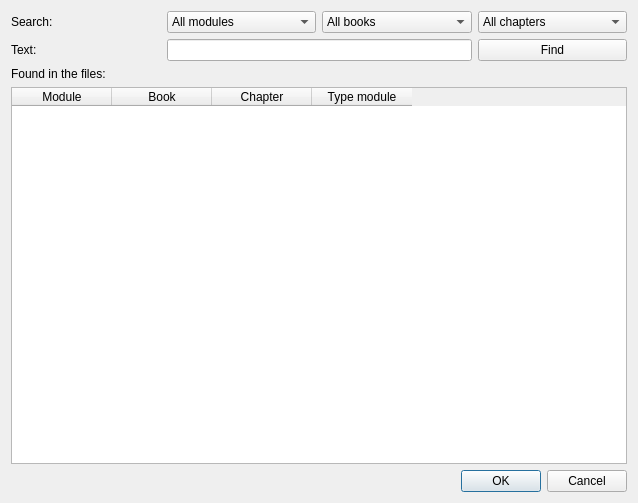
<?xml version="1.0" encoding="UTF-8"?>
<ui version="4.0">
 <class>FindDialog</class>
 <widget class="QDialog" name="FindDialog">
  <property name="geometry">
   <rect>
    <x>0</x>
    <y>0</y>
    <width>638</width>
    <height>503</height>
   </rect>
  </property>
  <property name="windowTitle">
   <string>Dialog</string>
  </property>
  <layout class="QGridLayout" name="gridLayout_2">
   <item row="0" column="0">
    <layout class="QGridLayout" name="gridLayout">
     <item row="0" column="2">
      <widget class="QComboBox" name="comBBook">
       <item>
        <property name="text">
         <string>All books</string>
        </property>
       </item>
      </widget>
     </item>
     <item row="1" column="0">
      <widget class="QLabel" name="label_2">
       <property name="text">
        <string>Text:</string>
       </property>
      </widget>
     </item>
     <item row="0" column="0">
      <widget class="QLabel" name="label">
       <property name="text">
        <string>Search:</string>
       </property>
      </widget>
     </item>
     <item row="1" column="3">
      <widget class="QPushButton" name="pBFind">
       <property name="text">
        <string>Find</string>
       </property>
      </widget>
     </item>
     <item row="2" column="0" colspan="3">
      <widget class="QLabel" name="label_4">
       <property name="text">
        <string>Found in the files:</string>
       </property>
      </widget>
     </item>
     <item row="0" column="3">
      <widget class="QComboBox" name="comBChapter">
       <item>
        <property name="text">
         <string>All chapters</string>
        </property>
       </item>
      </widget>
     </item>
     <item row="3" column="0" colspan="4">
      <widget class="QTableWidget" name="tableFiles">
       <property name="editTriggers">
        <set>QAbstractItemView::NoEditTriggers</set>
       </property>
       <property name="selectionBehavior">
        <enum>QAbstractItemView::SelectRows</enum>
       </property>
       <property name="columnCount">
        <number>4</number>
       </property>
       <column>
        <property name="text">
         <string>Module</string>
        </property>
       </column>
       <column>
        <property name="text">
         <string>Book</string>
        </property>
       </column>
       <column>
        <property name="text">
         <string>Chapter</string>
        </property>
       </column>
       <column>
        <property name="text">
         <string>Type module</string>
        </property>
       </column>
      </widget>
     </item>
     <item row="4" column="0" colspan="4">
      <widget class="QDialogButtonBox" name="buttonBox">
       <property name="orientation">
        <enum>Qt::Horizontal</enum>
       </property>
       <property name="standardButtons">
        <set>QDialogButtonBox::Cancel|QDialogButtonBox::Ok</set>
       </property>
      </widget>
     </item>
     <item row="2" column="3">
      <widget class="QLabel" name="LAFilesFoundLabel">
       <property name="text">
        <string/>
       </property>
      </widget>
     </item>
     <item row="0" column="1">
      <widget class="QComboBox" name="comBModule">
       <item>
        <property name="text">
         <string>All modules</string>
        </property>
       </item>
      </widget>
     </item>
     <item row="1" column="1" colspan="2">
      <widget class="QLineEdit" name="LEFind">
       <property name="text">
        <string/>
       </property>
      </widget>
     </item>
    </layout>
   </item>
  </layout>
 </widget>
 <resources/>
 <connections>
  <connection>
   <sender>buttonBox</sender>
   <signal>accepted()</signal>
   <receiver>FindDialog</receiver>
   <slot>accept()</slot>
   <hints>
    <hint type="sourcelabel">
     <x>318</x>
     <y>476</y>
    </hint>
    <hint type="destinationlabel">
     <x>318</x>
     <y>251</y>
    </hint>
   </hints>
  </connection>
  <connection>
   <sender>buttonBox</sender>
   <signal>rejected()</signal>
   <receiver>FindDialog</receiver>
   <slot>reject()</slot>
   <hints>
    <hint type="sourcelabel">
     <x>318</x>
     <y>476</y>
    </hint>
    <hint type="destinationlabel">
     <x>318</x>
     <y>251</y>
    </hint>
   </hints>
  </connection>
 </connections>
</ui>
